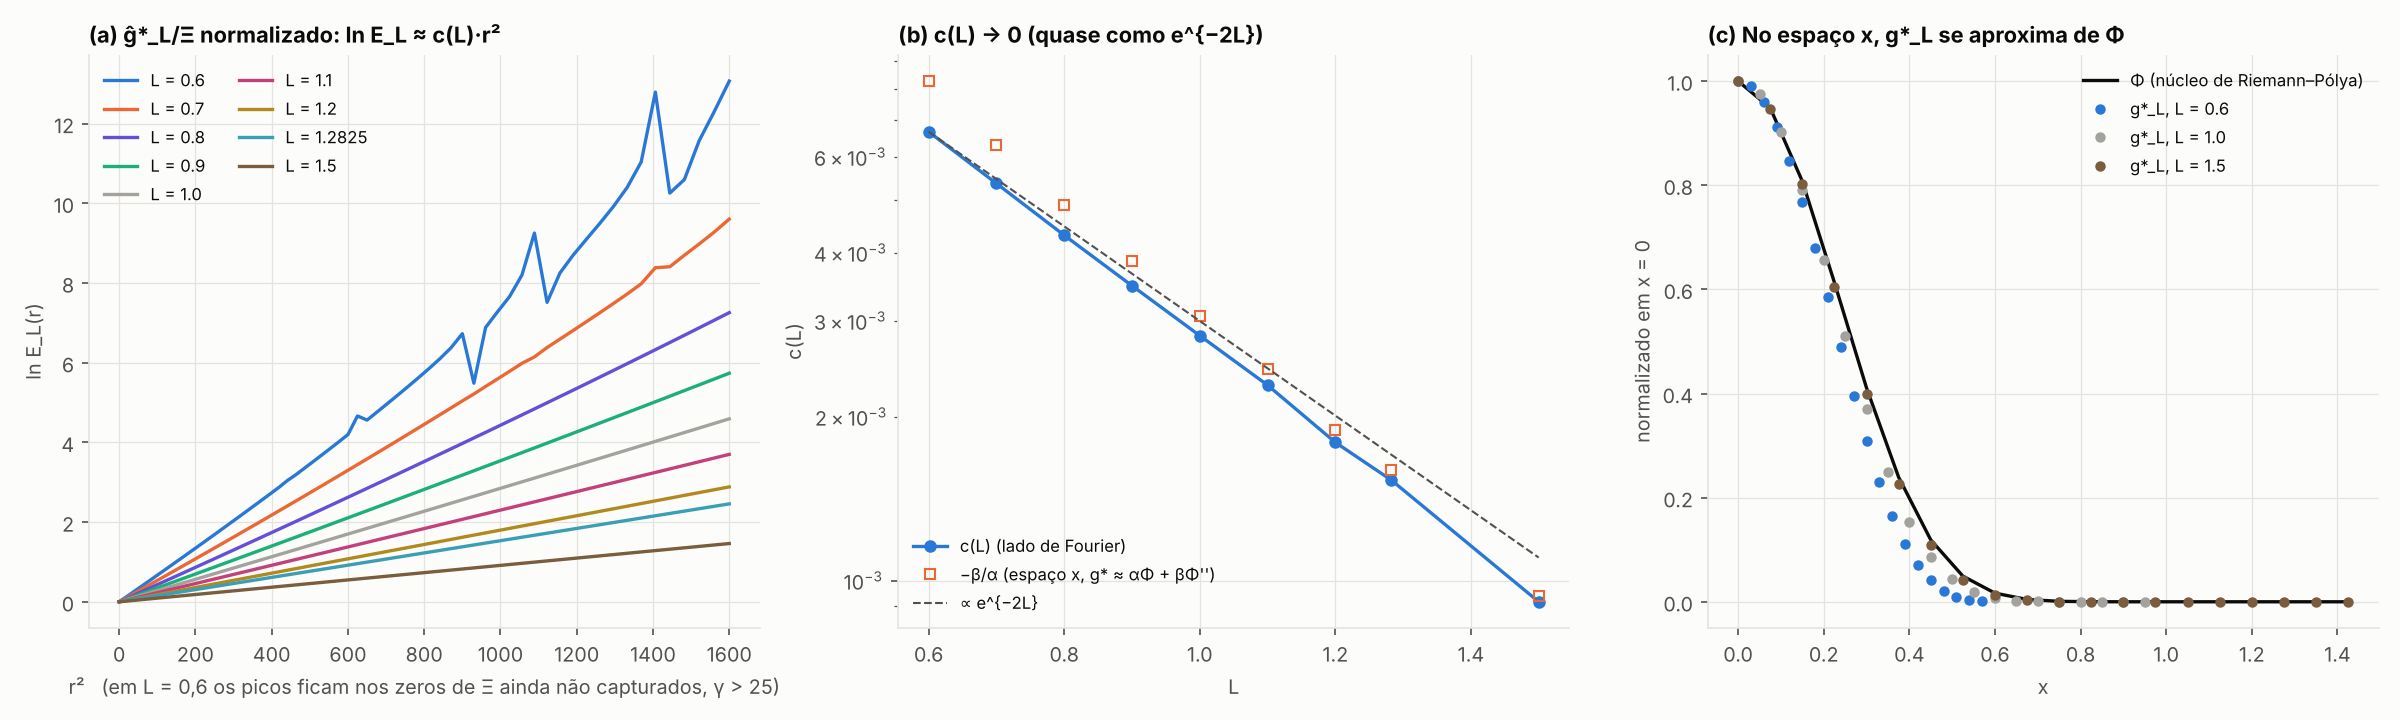

The Python source for this figure:
"""O limite de (C): os estados fundamentais de Weil convergem para Ξ?

    python3 limite.py      (lê alta_<L>.json e base_<L>_n<n>.json; grava limite.json e limite.png; ~10 min)

Para cada escala, com os coeficientes de alta precisão do estado fundamental g*_L (base cos(πjx/L)):

(a) No lado de Fourier: E_L(r) = [ĝ*_L(r)/Ξ(r)] / [ĝ*_L(0)/Ξ(0)], com Ξ(r) = ξ(½ + ir). Se E_L → 1 em compactos, os
    estados fundamentais normalizados convergem para Ξ. A conta mostra ln E_L(r) ≈ c(L)·r² (o quociente é quase uma
    gaussiana) e mede c(L) = ln E_L(10)/100, mais o desvio |E_L/e^{c r²} − 1| em pontos complexos.
(b) No espaço x: g*_L contra o núcleo de Riemann–Pólya Φ (Ξ(r) = ∫ Φ(u) e^{iru} du), por mínimos quadrados
    g* ≈ αΦ + βΦ'' em [0, L). Pelo item (a), −β/α deve ser ≈ c(L) (porque e^{cr²}Ξ ↔ Φ − cΦ'' + …).

Para cada L usa a maior base disponível. Isto é medida numérica; não prova (C).
"""
import glob
import json

import matplotlib

matplotlib.use("Agg")
import matplotlib.pyplot as plt
import mpmath as mp

mp.mp.dps = 60

SURF, INK, INK2, GRID = "#fcfcfb", "#0b0b0b", "#52514e", "#e4e3df"
CORES = ["#2a78d6", "#eb6834", "#6250d6", "#1baf7a", "#a3a29c", "#c4407a", "#b08a1e", "#3a9fb5", "#7a5c3e"]
plt.rcParams.update({
    "figure.facecolor": SURF, "axes.facecolor": SURF, "savefig.facecolor": SURF, "axes.edgecolor": GRID,
    "axes.labelcolor": INK2, "xtick.color": INK2, "ytick.color": INK2, "text.color": INK, "axes.grid": True,
    "grid.color": GRID, "grid.linewidth": 0.6, "axes.spines.top": False, "axes.spines.right": False,
    "font.size": 9.5, "axes.titlesize": 10.5, "axes.titleweight": "bold", "axes.titlelocation": "left",
    "legend.frameon": False, "legend.fontsize": 8.5,
})


def carrega(f):
    r = json.load(open(f))
    L = mp.mpf(r["L"])
    c = [mp.mpf(x) for x in r["coeficientes"]]
    a = [mp.pi * j / L for j in range(len(c))]
    return r["L"], r["n"], L, c, a


def ghat(c, a, L, z):
    s = mp.mpf(0)
    for cj, aj in zip(c, a):
        for k in (z - aj, z + aj):
            s += cj * (L if abs(k) < mp.mpf(10) ** (-40) else mp.sin(k * L) / k)
    return s


def Xi(r):
    s = mp.mpf(1) / 2 + 1j * r
    return s * (s - 1) / 2 * mp.pi ** (-s / 2) * mp.gamma(s / 2) * mp.zeta(s)


def Phi(u, d=0):
    f = lambda v: mp.nsum(lambda n: (2 * mp.pi ** 2 * n ** 4 * mp.exp(9 * v / 2) - 3 * mp.pi * n ** 2 * mp.exp(5 * v / 2))
                          * mp.exp(-mp.pi * n ** 2 * mp.exp(2 * v)), [1, mp.inf])
    return f(u) if d == 0 else mp.diff(f, u, d)


def escolhe_arquivos():
    melhor = {}
    for f in glob.glob("alta_[0-9]*.json") + glob.glob("base_*.json"):
        r = json.load(open(f))
        if "coeficientes" not in r:
            continue
        if r["L"] not in melhor or r["n"] > melhor[r["L"]][1]:
            melhor[r["L"]] = (f, r["n"])
    return [melhor[L][0] for L in sorted(melhor)]


def main():
    X0 = Xi(0)
    rs = [mp.mpf(k) / 2 for k in range(1, 81)]                     # 0,5 .. 40
    complexos = [mp.mpc(0, 2), mp.mpc(0, 4), mp.mpc(10, 3), mp.mpc(25, 5)]
    linhas = []
    for f in escolhe_arquivos():
        Lf, n, L, c, a = carrega(f)
        g0 = ghat(c, a, L, 0)
        E = lambda z: (ghat(c, a, L, z) / Xi(z)) / (g0 / X0)
        lnE = [float(mp.re(mp.log(E(r)))) for r in rs]
        cL = lnE[19] / 100                                         # r = 10
        desvio = [float(abs(E(z) / mp.exp(cL * z ** 2) - 1)) for z in complexos]
        # espaço x
        gx = lambda x: sum(cj * mp.cos(aj * x) for cj, aj in zip(c, a))
        xs = [L * k / 20 for k in range(20)]
        G = [gx(x) for x in xs]
        P = [Phi(x) for x in xs]
        P2 = [Phi(x, 2) for x in xs]
        A = mp.matrix([[p, q] for p, q in zip(P, P2)])
        sol = mp.lu_solve(A.T * A, A.T * mp.matrix(G))
        al, be = sol[0], sol[1]
        escala = max(abs(x) for x in G)
        res_phi = max(abs(gi - (G[0] / P[0]) * p) for gi, p in zip(G, P)) / escala
        res_phi2 = max(abs(gi - al * p - be * q) for gi, p, q in zip(G, P, P2)) / escala
        linhas.append({"L": Lf, "n": n, "arquivo": f, "c_L": cL, "c_L_vezes_e2L": cL * float(mp.exp(2 * L)),
                       "lnE_sobre_r2_em_r": {str(float(r)): v / float(r) ** 2 for r, v in zip(rs, lnE) if r in (2, 5, 10, 20, 30, 40)},
                       "desvio_complexo": dict(zip(["2i", "4i", "10+3i", "25+5i"], desvio)),
                       "menos_beta_sobre_alfa": float(-be / al), "residuo_x_so_Phi": float(res_phi),
                       "residuo_x_Phi_menos_cPhi2": float(res_phi2), "g_borda_sobre_g0": float(gx(L) / G[0]),
                       "curva_lnE": lnE,
                       "x": [float(x) for x in xs], "g_norm": [float(gi / G[0]) for gi in G],
                       "Phi_norm": [float(p / P[0]) for p in P]})
        t = linhas[-1]
        print(f"L={Lf:<7} n={n:<3} c(L)={cL:.6f}  c·e^(2L)={t['c_L_vezes_e2L']:.5f}  −β/α={t['menos_beta_sobre_alfa']:.6f}  "
              f"desvio complexo={['%.1e' % d for d in desvio]}  resíduo x: Φ {res_phi:.4f}, Φ−cΦ'' {res_phi2:.5f}", flush=True)
    json.dump({"r": [float(r) for r in rs], "escalas": linhas}, open("limite.json", "w"), indent=1)
    figura(linhas, rs)


def figura(linhas, rs):
    fig, ax = plt.subplots(1, 3, figsize=(16, 4.8))
    a = ax[0]
    r2 = [float(r) ** 2 for r in rs]
    for i, t in enumerate(linhas):
        a.plot(r2, t["curva_lnE"], lw=1.6, color=CORES[i % len(CORES)], label=f"L = {t['L']}")
    a.set_xlabel("r²   (em L = 0,6 os picos ficam nos zeros de Ξ ainda não capturados, γ > 25)")
    a.set_ylabel("ln E_L(r)")
    a.set_title("(a) ĝ*_L/Ξ normalizado: ln E_L ≈ c(L)·r²")
    a.legend(loc="upper left", ncol=2, fontsize=8)
    b = ax[1]
    Ls = [t["L"] for t in linhas]
    b.semilogy(Ls, [t["c_L"] for t in linhas], "o-", color=CORES[0], ms=5, lw=1.6, label="c(L) (lado de Fourier)")
    b.semilogy(Ls, [t["menos_beta_sobre_alfa"] for t in linhas], "s", color=CORES[1], ms=5, mfc="none",
               label="−β/α (espaço x, g* ≈ αΦ + βΦ'')")
    ref = linhas[0]["c_L"] * mp.exp(2 * linhas[0]["L"])
    b.semilogy(Ls, [float(ref * mp.exp(-2 * L)) for L in Ls], "--", color=INK2, lw=1, label="∝ e^{−2L}")
    b.set_xlabel("L")
    b.set_ylabel("c(L)")
    b.set_title("(b) c(L) → 0 (quase como e^{−2L})")
    b.legend(loc="lower left", fontsize=8)
    d = ax[2]
    longe = max(linhas, key=lambda t: t["L"])
    d.plot(longe["x"], longe["Phi_norm"], "-", lw=1.6, color=INK, label="Φ (núcleo de Riemann–Pólya)")
    for i, t in enumerate(linhas):
        if t["L"] in (0.6, 1.0, 1.5):
            d.plot(t["x"], t["g_norm"], "o", ms=4, color=CORES[i % len(CORES)], label=f"g*_L, L = {t['L']}")
    d.set_xlabel("x")
    d.set_ylabel("normalizado em x = 0")
    d.set_title("(c) No espaço x, g*_L se aproxima de Φ")
    d.legend(loc="upper right", fontsize=8)
    fig.tight_layout()
    fig.savefig("limite.png", dpi=150)


if __name__ == "__main__":
    import sys
    if sys.argv[1:] == ["--figura"]:
        d = json.load(open("limite.json"))
        figura(d["escalas"], d["r"])
    else:
        main()
